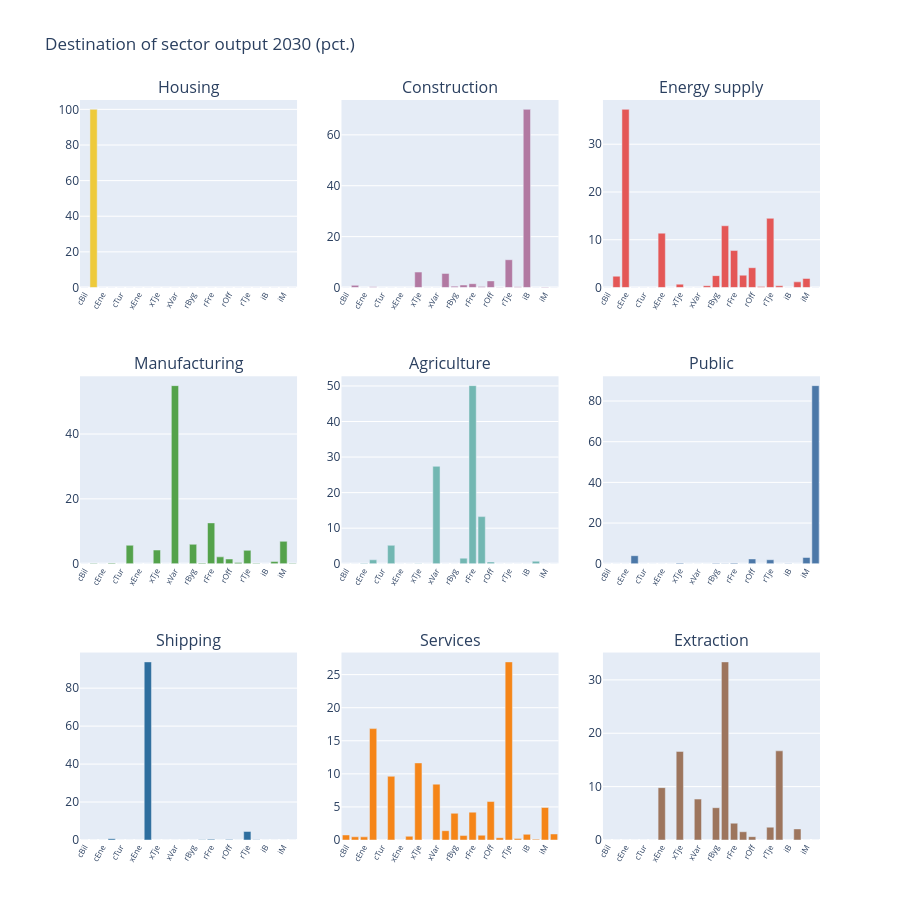

Notebook source saved alongside this figure:
### Markdown cell above
## 7. Where each sector's output goes

One panel per sector: the share of its domestic deliveries that goes to each demand component.

### Code cell
io_viz.small_multiples(io_v, year, cols=3)

### Figure 1 — Plotly figure (JSON) as saved in the notebook; plotly's stock layout.template omitted (floating-point values rounded to 4 significant figures)
{"data": [{"customdata": ["cBil: Consumption of cars", "cBol: Consumption of housing", "cEne: Consumption of energy", "cTje: Consumption of services", "cTur: Residents' tourism abroad", "cVar: Consumption of goods", "xEne: Exports of energy", "xSoe: Exports of shipping", "xTje: Exports of services", "xTur: Foreign tourists' spending", "xVar: Exports of goods", "rBol: Intermediate use, housing", "rByg: Intermediate use, construction", "rEne: Intermediate use, energy supply", "rFre: Intermediate use, manufacturing", "rLan: Intermediate use, agriculture", "rOff: Intermediate use, public", "rSoe: Intermediate use, shipping", "rTje: Intermediate use, services", "rUdv: Intermediate use, extraction", "iB: Investment in buildings", "iL: Change in inventories", "iM: Investment in machinery", "g: Public consumption"], "hovertemplate": "%{customdata}: %{y:,.1f}", "marker": {"color": "rgba(238,202,59,1.0)"}, "name": "Housing", "showlegend": false, "type": "bar", "x": ["cBil", "cBol", "cEne", "cTje", "cTur", "cVar", "xEne", "xSoe", "xTje", "xTur", "xVar", "rBol", "rByg", "rEne", "rFre", "rLan", "rOff", "rSoe", "rTje", "rUdv", "iB", "iL", "iM", "g"], "xaxis": "x", "y": [0.0, 100.0, 0.0, 0.0, 0.0, 0.0, 0.0, 0.0, 0.0, 0.0, 0.0, 0.0, 0.0, 0.0, 0.0, 0.0, 0.0, 0.0, 0.0, 0.0, 0.0, 0.0, 0.0, 0.0], "yaxis": "y"}, {"customdata": ["cBil: Consumption of cars", "cBol: Consumption of housing", "cEne: Consumption of energy", "cTje: Consumption of services", "cTur: Residents' tourism abroad", "cVar: Consumption of goods", "xEne: Exports of energy", "xSoe: Exports of shipping", "xTje: Exports of services", "xTur: Foreign tourists' spending", "xVar: Exports of goods", "rBol: Intermediate use, housing", "rByg: Intermediate use, construction", "rEne: Intermediate use, energy supply", "rFre: Intermediate use, manufacturing", "rLan: Intermediate use, agriculture", "rOff: Intermediate use, public", "rSoe: Intermediate use, shipping", "rTje: Intermediate use, services", "rUdv: Intermediate use, extraction", "iB: Investment in buildings", "iL: Change in inventories", "iM: Investment in machinery", "g: Public consumption"], "hovertemplate": "%{customdata}: %{y:,.1f}", "marker": {"color": "rgba(178,121,162,1.0)"}, "name": "Construction", "showlegend": false, "type": "bar", "x": ["cBil", "cBol", "cEne", "cTje", "cTur", "cVar", "xEne", "xSoe", "xTje", "xTur", "xVar", "rBol", "rByg", "rEne", "rFre", "rLan", "rOff", "rSoe", "rTje", "rUdv", "iB", "iL", "iM", "g"], "xaxis": "x2", "y": [0.0, 0.826, 0.0, 0.245, 0.0, 0.0, 0.0, 0.0, 6.052, 0.0, 0.0, 5.499, 0.5119, 0.968, 1.491, 0.3385, 2.578, 0.0964, 10.91, 0.2896, 70.02, 0.0, 0.1823, 0.0], "yaxis": "y2"}, {"customdata": ["cBil: Consumption of cars", "cBol: Consumption of housing", "cEne: Consumption of energy", "cTje: Consumption of services", "cTur: Residents' tourism abroad", "cVar: Consumption of goods", "xEne: Exports of energy", "xSoe: Exports of shipping", "xTje: Exports of services", "xTur: Foreign tourists' spending", "xVar: Exports of goods", "rBol: Intermediate use, housing", "rByg: Intermediate use, construction", "rEne: Intermediate use, energy supply", "rFre: Intermediate use, manufacturing", "rLan: Intermediate use, agriculture", "rOff: Intermediate use, public", "rSoe: Intermediate use, shipping", "rTje: Intermediate use, services", "rUdv: Intermediate use, extraction", "iB: Investment in buildings", "iL: Change in inventories", "iM: Investment in machinery", "g: Public consumption"], "hovertemplate": "%{customdata}: %{y:,.1f}", "marker": {"color": "rgba(228,87,86,1.0)"}, "name": "Energy supply", "showlegend": false, "type": "bar", "x": ["cBil", "cBol", "cEne", "cTje", "cTur", "cVar", "xEne", "xSoe", "xTje", "xTur", "xVar", "rBol", "rByg", "rEne", "rFre", "rLan", "rOff", "rSoe", "rTje", "rUdv", "iB", "iL", "iM", "g"], "xaxis": "x3", "y": [0.0, 2.357, 37.3, 0.0, 0.0, 0.0, 11.37, 0.0, 0.6934, 0.0, 0.0, 0.3628, 2.477, 12.92, 7.729, 2.57, 4.139, 0.1924, 14.48, 0.3493, 0.0, 1.174, 1.882, 0.0], "yaxis": "y3"}, {"customdata": ["cBil: Consumption of cars", "cBol: Consumption of housing", "cEne: Consumption of energy", "cTje: Consumption of services", "cTur: Residents' tourism abroad", "cVar: Consumption of goods", "xEne: Exports of energy", "xSoe: Exports of shipping", "xTje: Exports of services", "xTur: Foreign tourists' spending", "xVar: Exports of goods", "rBol: Intermediate use, housing", "rByg: Intermediate use, construction", "rEne: Intermediate use, energy supply", "rFre: Intermediate use, manufacturing", "rLan: Intermediate use, agriculture", "rOff: Intermediate use, public", "rSoe: Intermediate use, shipping", "rTje: Intermediate use, services", "rUdv: Intermediate use, extraction", "iB: Investment in buildings", "iL: Change in inventories", "iM: Investment in machinery", "g: Public consumption"], "hovertemplate": "%{customdata}: %{y:,.1f}", "marker": {"color": "rgba(84,162,75,1.0)"}, "name": "Manufacturing", "showlegend": false, "type": "bar", "x": ["cBil", "cBol", "cEne", "cTje", "cTur", "cVar", "xEne", "xSoe", "xTje", "xTur", "xVar", "rBol", "rByg", "rEne", "rFre", "rLan", "rOff", "rSoe", "rTje", "rUdv", "iB", "iL", "iM", "g"], "xaxis": "x4", "y": [0.02714, 0.1292, 0.006328, 0.2357, 0.0, 5.692, 0.0004752, 0.0, 4.223, 0.0, 54.91, 0.002017, 5.99, 0.2195, 12.59, 2.118, 1.457, 0.36, 4.127, 0.1551, 0.0, 0.6731, 6.902, 0.1834], "yaxis": "y4"}, {"customdata": ["cBil: Consumption of cars", "cBol: Consumption of housing", "cEne: Consumption of energy", "cTje: Consumption of services", "cTur: Residents' tourism abroad", "cVar: Consumption of goods", "xEne: Exports of energy", "xSoe: Exports of shipping", "xTje: Exports of services", "xTur: Foreign tourists' spending", "xVar: Exports of goods", "rBol: Intermediate use, housing", "rByg: Intermediate use, construction", "rEne: Intermediate use, energy supply", "rFre: Intermediate use, manufacturing", "rLan: Intermediate use, agriculture", "rOff: Intermediate use, public", "rSoe: Intermediate use, shipping", "rTje: Intermediate use, services", "rUdv: Intermediate use, extraction", "iB: Investment in buildings", "iL: Change in inventories", "iM: Investment in machinery", "g: Public consumption"], "hovertemplate": "%{customdata}: %{y:,.1f}", "marker": {"color": "rgba(114,183,178,1.0)"}, "name": "Agriculture", "showlegend": false, "type": "bar", "x": ["cBil", "cBol", "cEne", "cTje", "cTur", "cVar", "xEne", "xSoe", "xTje", "xTur", "xVar", "rBol", "rByg", "rEne", "rFre", "rLan", "rOff", "rSoe", "rTje", "rUdv", "iB", "iL", "iM", "g"], "xaxis": "x5", "y": [0.0, 0.0, 0.1477, 1.103, 0.0, 5.176, 0.0, 0.0, 0.05438, 0.0, 27.4, 0.0, 0.0, 1.572, 50.09, 13.26, 0.495, 0.0, 0.0, 0.0, 0.0, 0.6996, 0.0, 0.0], "yaxis": "y5"}, {"customdata": ["cBil: Consumption of cars", "cBol: Consumption of housing", "cEne: Consumption of energy", "cTje: Consumption of services", "cTur: Residents' tourism abroad", "cVar: Consumption of goods", "xEne: Exports of energy", "xSoe: Exports of shipping", "xTje: Exports of services", "xTur: Foreign tourists' spending", "xVar: Exports of goods", "rBol: Intermediate use, housing", "rByg: Intermediate use, construction", "rEne: Intermediate use, energy supply", "rFre: Intermediate use, manufacturing", "rLan: Intermediate use, agriculture", "rOff: Intermediate use, public", "rSoe: Intermediate use, shipping", "rTje: Intermediate use, services", "rUdv: Intermediate use, extraction", "iB: Investment in buildings", "iL: Change in inventories", "iM: Investment in machinery", "g: Public consumption"], "hovertemplate": "%{customdata}: %{y:,.1f}", "marker": {"color": "rgba(76,120,168,1.0)"}, "name": "Public", "showlegend": false, "type": "bar", "x": ["cBil", "cBol", "cEne", "cTje", "cTur", "cVar", "xEne", "xSoe", "xTje", "xTur", "xVar", "rBol", "rByg", "rEne", "rFre", "rLan", "rOff", "rSoe", "rTje", "rUdv", "iB", "iL", "iM", "g"], "xaxis": "x6", "y": [0.0, 0.0, 0.0, 3.952, 0.0, 0.0, 0.0, 0.0, 0.3307, 0.0, 0.0, 0.0, 0.2075, 0.08625, 0.3835, 0.024, 2.36, 0.0, 1.965, 0.002183, 0.05603, 0.0, 3.063, 87.57], "yaxis": "y6"}, {"customdata": ["cBil: Consumption of cars", "cBol: Consumption of housing", "cEne: Consumption of energy", "cTje: Consumption of services", "cTur: Residents' tourism abroad", "cVar: Consumption of goods", "xEne: Exports of energy", "xSoe: Exports of shipping", "xTje: Exports of services", "xTur: Foreign tourists' spending", "xVar: Exports of goods", "rBol: Intermediate use, housing", "rByg: Intermediate use, construction", "rEne: Intermediate use, energy supply", "rFre: Intermediate use, manufacturing", "rLan: Intermediate use, agriculture", "rOff: Intermediate use, public", "rSoe: Intermediate use, shipping", "rTje: Intermediate use, services", "rUdv: Intermediate use, extraction", "iB: Investment in buildings", "iL: Change in inventories", "iM: Investment in machinery", "g: Public consumption"], "hovertemplate": "%{customdata}: %{y:,.1f}", "marker": {"color": "rgba(46,110,158,1.0)"}, "name": "Shipping", "showlegend": false, "type": "bar", "x": ["cBil", "cBol", "cEne", "cTje", "cTur", "cVar", "xEne", "xSoe", "xTje", "xTur", "xVar", "rBol", "rByg", "rEne", "rFre", "rLan", "rOff", "rSoe", "rTje", "rUdv", "iB", "iL", "iM", "g"], "xaxis": "x7", "y": [0.0, 0.0, 0.0, 0.6785, 0.0, 0.0, 0.0, 93.84, 0.0, 0.0, 0.0, 0.0, 0.0, 0.08444, 0.392, 0.0, 0.3179, 0.06259, 4.486, 0.1412, 0.0, 0.0, 0.0, 0.0], "yaxis": "y7"}, {"customdata": ["cBil: Consumption of cars", "cBol: Consumption of housing", "cEne: Consumption of energy", "cTje: Consumption of services", "cTur: Residents' tourism abroad", "cVar: Consumption of goods", "xEne: Exports of energy", "xSoe: Exports of shipping", "xTje: Exports of services", "xTur: Foreign tourists' spending", "xVar: Exports of goods", "rBol: Intermediate use, housing", "rByg: Intermediate use, construction", "rEne: Intermediate use, energy supply", "rFre: Intermediate use, manufacturing", "rLan: Intermediate use, agriculture", "rOff: Intermediate use, public", "rSoe: Intermediate use, shipping", "rTje: Intermediate use, services", "rUdv: Intermediate use, extraction", "iB: Investment in buildings", "iL: Change in inventories", "iM: Investment in machinery", "g: Public consumption"], "hovertemplate": "%{customdata}: %{y:,.1f}", "marker": {"color": "rgba(245,133,24,1.0)"}, "name": "Services", "showlegend": false, "type": "bar", "x": ["cBil", "cBol", "cEne", "cTje", "cTur", "cVar", "xEne", "xSoe", "xTje", "xTur", "xVar", "rBol", "rByg", "rEne", "rFre", "rLan", "rOff", "rSoe", "rTje", "rUdv", "iB", "iL", "iM", "g"], "xaxis": "x8", "y": [0.7603, 0.4844, 0.4733, 16.84, 0.0, 9.631, 0.01211, 0.564, 11.65, 0.0, 8.442, 1.404, 4.036, 0.6692, 4.211, 0.7181, 5.813, 0.342, 26.92, 0.21, 0.8581, 0.1296, 4.922, 0.9101], "yaxis": "y8"}, {"customdata": ["cBil: Consumption of cars", "cBol: Consumption of housing", "cEne: Consumption of energy", "cTje: Consumption of services", "cTur: Residents' tourism abroad", "cVar: Consumption of goods", "xEne: Exports of energy", "xSoe: Exports of shipping", "xTje: Exports of services", "xTur: Foreign tourists' spending", "xVar: Exports of goods", "rBol: Intermediate use, housing", "rByg: Intermediate use, construction", "rEne: Intermediate use, energy supply", "rFre: Intermediate use, manufacturing", "rLan: Intermediate use, agriculture", "rOff: Intermediate use, public", "rSoe: Intermediate use, shipping", "rTje: Intermediate use, services", "rUdv: Intermediate use, extraction", "iB: Investment in buildings", "iL: Change in inventories", "iM: Investment in machinery", "g: Public consumption"], "hovertemplate": "%{customdata}: %{y:,.1f}", "marker": {"color": "rgba(157,117,93,1.0)"}, "name": "Extraction", "showlegend": false, "type": "bar", "x": ["cBil", "cBol", "cEne", "cTje", "cTur", "cVar", "xEne", "xSoe", "xTje", "xTur", "xVar", "rBol", "rByg", "rEne", "rFre", "rLan", "rOff", "rSoe", "rTje", "rUdv", "iB", "iL", "iM", "g"], "xaxis": "x9", "y": [0.0, 0.0, 0.0, 0.0, 0.0, 0.0, 9.812, 0.0, 16.6, 0.0, 7.666, 0.0, 6.052, 33.37, 3.146, 1.547, 0.6273, 0.0, 2.397, 16.71, 0.0, 2.077, 0.0, 0.0], "yaxis": "y9"}], "layout": {"annotations": [{"font": {"size": 16}, "showarrow": false, "text": "Housing", "x": 0.1467, "xanchor": "center", "xref": "paper", "y": 1, "yanchor": "bottom", "yref": "paper"}, {"font": {"size": 16}, "showarrow": false, "text": "Construction", "x": 0.5, "xanchor": "center", "xref": "paper", "y": 1, "yanchor": "bottom", "yref": "paper"}, {"font": {"size": 16}, "showarrow": false, "text": "Energy supply", "x": 0.8533, "xanchor": "center", "xref": "paper", "y": 1, "yanchor": "bottom", "yref": "paper"}, {"font": {"size": 16}, "showarrow": false, "text": "Manufacturing", "x": 0.1467, "xanchor": "center", "xref": "paper", "y": 0.6267, "yanchor": "bottom", "yref": "paper"}, {"font": {"size": 16}, "showarrow": false, "text": "Agriculture", "x": 0.5, "xanchor": "center", "xref": "paper", "y": 0.6267, "yanchor": "bottom", "yref": "paper"}, {"font": {"size": 16}, "showarrow": false, "text": "Public", "x": 0.8533, "xanchor": "center", "xref": "paper", "y": 0.6267, "yanchor": "bottom", "yref": "paper"}, {"font": {"size": 16}, "showarrow": false, "text": "Shipping", "x": 0.1467, "xanchor": "center", "xref": "paper", "y": 0.2533, "yanchor": "bottom", "yref": "paper"}, {"font": {"size": 16}, "showarrow": false, "text": "Services", "x": 0.5, "xanchor": "center", "xref": "paper", "y": 0.2533, "yanchor": "bottom", "yref": "paper"}, {"font": {"size": 16}, "showarrow": false, "text": "Extraction", "x": 0.8533, "xanchor": "center", "xref": "paper", "y": 0.2533, "yanchor": "bottom", "yref": "paper"}], "height": 920, "title": {"text": "Destination of sector output 2030 (pct.)"}, "xaxis": {"anchor": "y", "domain": [0, 0.2933], "tickangle": -60, "tickfont": {"size": 8}}, "xaxis2": {"anchor": "y2", "domain": [0.3533, 0.6467], "tickangle": -60, "tickfont": {"size": 8}}, "xaxis3": {"anchor": "y3", "domain": [0.7067, 1], "tickangle": -60, "tickfont": {"size": 8}}, "xaxis4": {"anchor": "y4", "domain": [0, 0.2933], "tickangle": -60, "tickfont": {"size": 8}}, "xaxis5": {"anchor": "y5", "domain": [0.3533, 0.6467], "tickangle": -60, "tickfont": {"size": 8}}, "xaxis6": {"anchor": "y6", "domain": [0.7067, 1], "tickangle": -60, "tickfont": {"size": 8}}, "xaxis7": {"anchor": "y7", "domain": [0, 0.2933], "tickangle": -60, "tickfont": {"size": 8}}, "xaxis8": {"anchor": "y8", "domain": [0.3533, 0.6467], "tickangle": -60, "tickfont": {"size": 8}}, "xaxis9": {"anchor": "y9", "domain": [0.7067, 1], "tickangle": -60, "tickfont": {"size": 8}}, "yaxis": {"anchor": "x", "domain": [0.7467, 1]}, "yaxis2": {"anchor": "x2", "domain": [0.7467, 1]}, "yaxis3": {"anchor": "x3", "domain": [0.7467, 1]}, "yaxis4": {"anchor": "x4", "domain": [0.3733, 0.6267]}, "yaxis5": {"anchor": "x5", "domain": [0.3733, 0.6267]}, "yaxis6": {"anchor": "x6", "domain": [0.3733, 0.6267]}, "yaxis7": {"anchor": "x7", "domain": [0, 0.2533]}, "yaxis8": {"anchor": "x8", "domain": [0, 0.2533]}, "yaxis9": {"anchor": "x9", "domain": [0, 0.2533]}}}
